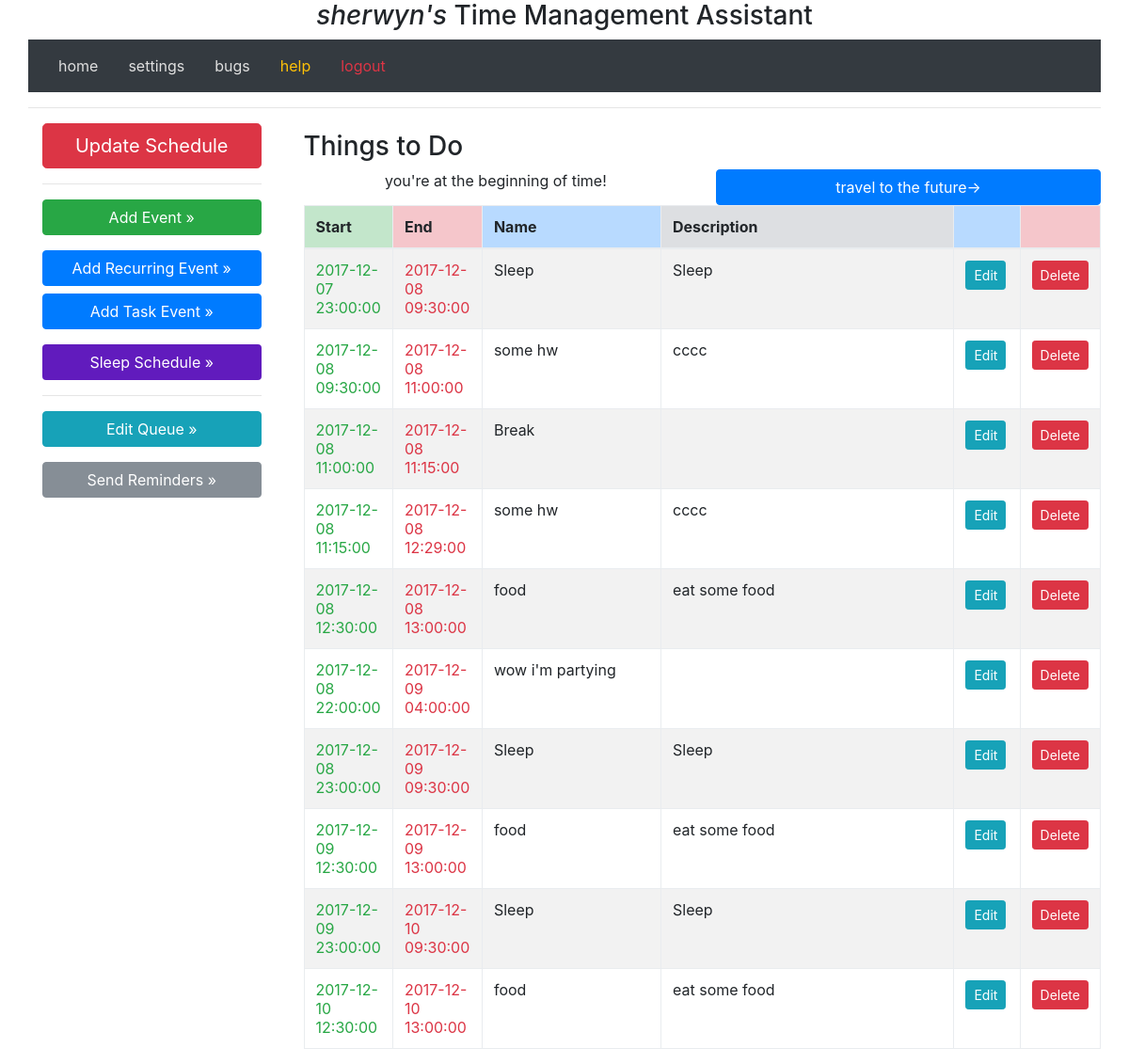
The page /index/ (signed in) on the database its author committed.
### project/models.py (models this page shows, shortened)
class User(UserMixin, db.Model):
    __tablename__ = 'users'
    id       = db.Column(db.Integer, primary_key=True, unique=True)
    nickname = db.Column(db.String(64), nullable=True, index=True, unique=False)
    email    = db.Column(db.String(256), nullable=False, unique=True)
    phone    = db.Column(db.String(256), nullable=True,index=True, unique=False)
    cellphone_provider = db.Column(db.String(256), nullable=True, index=True, unique=False)
    reminder_frequency = db.Column(db.Time, nullable=True, index=True, unique=False)
    last_reminder = db.Column(db.DateTime, nullable=True, index=True, unique=False)
    events  = db.relationship('UserEvent', backref='author', lazy='dynamic')
    scheduleevents = db.relationship('UserScheduleEvent', backref='author', lazy='dynamic')
    @property
    def is_authenticated(self):
        return True

class UserScheduleEvent(db.Model):
    __tablename__ = 'scheduleevents'
    user_id = db.Column(db.Integer, db.ForeignKey('users.id'))
    id = db.Column(db.Integer, primary_key=True)
    name = db.Column(db.String(128), nullable=True, index=True, unique=False)
    desc = db.Column(db.String(1024), nullable=True, index=True, unique=False)
    extra_info = db.Column(db.String(1024), nullable=True, index=True, unique=False)
    start = db.Column(db.DateTime)
    end = db.Column(db.DateTime)

### project/views.py (the view)
@app.route('/', methods=['GET', 'POST'])
@app.route('/index/', methods=['GET', 'POST'])
@app.route('/index/<int:page>', methods=['GET', 'POST'])
def index(page=1):
    if current_user.is_authenticated:
        schedule_events = current_user.scheduleevents.filter(UserScheduleEvent.end >= datetime.datetime.today()).order_by(UserScheduleEvent.start).paginate(page, EVENTS_PER_PAGE, False)
        return render_template('index.html', todolist=schedule_events)
    else:
        return render_template('index.html')

### project/views.py (called while the page is built)
@login_manager.user_loader
def load_user(id):
    return User.query.get(int(id))

### project/templates/index.html (shortened to what this page needs)
{% extends "base.html" %}
{% block content %}
    {% if current_user.is_authenticated %}
        <div class="row">
            <div class="col-sm-3 rounded">
                <div class="container-fluid">
                <nav class="hidden-xs-down bg-faded sidebar">
                    <div>
                        <a class="btn btn-lg btn-danger btn-block" href="{{ url_for('update_schedule') }}" role="button">Update Schedule</a>
                        <hr/>
                        <a class="btn btn-xs btn-success btn-block" href="{{ url_for('add_event', event_type='regular') }}"   role="button">Add Event &raquo;</a></p>
                        <a class="btn btn-xs btn-primary btn-block" href="{{ url_for('add_event', event_type='recurring') }}" role="button">Add Recurring Event &raquo;
                        <a class="btn btn-xs btn-primary btn-block" href="{{ url_for('add_event', event_type='task') }}"      role="button">Add Task Event &raquo;</a></p>
                        <a class="btn btn-xs btn-sample  btn-block" href="{{ url_for('add_event', event_type='sleep') }}"     role="button">Sleep Schedule &raquo;</a></p>
                        <hr/>
                        <a class="btn btn-info btn-block" href="{{ url_for('edit_queue') }} " role="button">Edit Queue &raquo;</a></p>
                        <a class="btn btn-secondary btn-block" href="{{ url_for('send_reminders') }}" role="button">Send Reminders &raquo;</a></p>
                    </div>
                </nav>
                </div>
            </div>
            <main class="col-sm-9 wrapper">
                <div class="container-fluid">
                        <div class="row"><h4></h4></div>
                    </div>
                    <div class="row">
                        <div class='col-md-12'>
                            <h3>Things to Do</h3>
                            {% include 'todolist.html' %}
                        </div>
                    </div>
                </div>
        </div>
    {% else %}
        <div class='jumbotron'>
            <h1 class="display-3">Welcome to your new Time Management Assistant.</h2>
            <p>Login with Google</p>
            <p><a class="btn btn-success btn-lg" href="{{ url_for('login') }}">login &raquo;</a></p>
        </div>
    {% endif %}
{% endblock %}

### project/templates/base.html (shortened to what this page needs)
<html>
    <head>
        <link href="/static/css/bootstrap.min.css" rel="stylesheet" media="screen">
        <link href="/static/css/custom.css" rel="stylesheet" media="screen">
    </head>
    <body>
        <div class="container">
            <center><h3>{% if current_user.is_authenticated %}<span class="font-italic">{{ current_user.nickname }}'s </span>{% endif %}<span class="font-bold">Time Management Assistant</span></h3></center>
            <nav class="navbar navbar-expand-lg navbar-light bg-dark">
                <a class='nav-link' href="{{ url_for('index') }}">home</a>
                {% if current_user.is_authenticated %}
                <a class='nav-link' href="{{ url_for('edit') }}">settings</a>
                {% endif %}
                <a class='nav-link' href="https://gitreports.com/issue/ika-musuko/tma/">bugs</a>
                <a class='nav-link' href="{{ url_for('help') }}"><span class="text-warning">help</span></a>
                {% if current_user.is_authenticated %}
                <a class='nav-link' href="{{ url_for('logout') }}"><span class="text-danger">logout</span></a>
                {% else %}
                <a class='nav-link' href="{{ url_for('login') }}"><span class="text-success">login</span></a>
                {% endif %}
            </nav>
        <hr>
        <div class="container">
            <div class="content">
                {% block content %}
                {% endblock %}
            </div>
        </div>
    </body>
</html>

### project/templates/todolist.html
{% if todolist.items|length < 1 %}
<p>Nothing to do!</p>
{% else %}
<table class="table table-striped table-bordered">
    <thead>
        <th class="table-success">Start</th>
        <th class="table-danger" >End</th>
        <th class="table-primary"   >Name</th>
        <th class="table-secondary"   >Description</th>
        <th class="table-primary"   ></th>
        <th class="table-danger"   ></th>
    </thead>
    <center>
        <div class="row">
            <div class="col-sm">
                {% if todolist.has_prev %}
                    <a class=" btn btn-danger btn-space btn-block" role="button" href="{{ url_for('index', page=todolist.prev_num) }}">←go back in time</a>
                {% else %}
                <div>you're at the beginning of time!</div>
                {% endif %}
            </div>
            <div class="col-sm">
                {% if todolist.has_next %}
                    <a class="btn btn-primary btn-space btn-block" role="button" href="{{ url_for('index', page=todolist.next_num) }}">travel to the future→</a>
                {% else %}
                    <div>we're not that good at predicting the future...</div>
                {% endif %}
            </div>
        </div>
    </center>
    <tbody data-link="row">
        {% for e in todolist.items %}
        <tr>
            <td class="col-sm-1 text-success">{{ e.start.replace(microsecond=0).replace(second=0) }}</td>
            <td class="col-sm-1 text-danger">{{ e.end.replace(microsecond=0).replace(second=0) }}</td>
            <td class="col-sm-3">{{ e.name }}</td>
            <td class="col-sm-5">{{ e.desc }}</td>
            <td class="col-sm-1"><a href="{{ url_for('edit_schedule_event', id=e.id) }}" class="btn-sm btn btn-info" role="button">Edit</a></td>
            <td class="col-sm-1"><a href="{{ url_for('delete_schedule_event', id=e.id) }}" class="btn-sm btn btn-danger" role="button">Delete</a></td>
        </tr>
        {% endfor %}
    </tbody>
</table>
{% endif %}

### project/static/css/custom.css (style rules this page uses)
.content { padding: 0px 0px; }
.container { border-radius: 6px; padding: 0px; }
.navbar a:link { color: #dfdfdf; text-decoration: none; }
.sidebar { padding-left: 0; padding-right: 0; }
.btn-sample { color: #ffffff; background-color: #611BBD; }

### rows shown on the page
User: nickname "sherwyn"
UserScheduleEvent: start.replace "2017-12-07 23:00:00", end.replace "2017-12-08 09:30:00", name "Sleep", desc "Sleep"
UserScheduleEvent: start.replace "2017-12-08 09:30:00", end.replace "2017-12-08 11:00:00", name "some hw", desc "cccc"
UserScheduleEvent: start.replace "2017-12-08 11:00:00", end.replace "2017-12-08 11:15:00", name "Break"
UserScheduleEvent: start.replace "2017-12-08 11:15:00", end.replace "2017-12-08 12:29:00", name "some hw", desc "cccc"
UserScheduleEvent: start.replace "2017-12-08 12:30:00", end.replace "2017-12-08 13:00:00", name "food", desc "eat some food"
UserScheduleEvent: start.replace "2017-12-08 22:00:00", end.replace "2017-12-09 04:00:00", name "wow i'm partying"
UserScheduleEvent: start.replace "2017-12-08 23:00:00", end.replace "2017-12-09 09:30:00", name "Sleep", desc "Sleep"
UserScheduleEvent: start.replace "2017-12-09 12:30:00", end.replace "2017-12-09 13:00:00", name "food", desc "eat some food"
UserScheduleEvent: start.replace "2017-12-09 23:00:00", end.replace "2017-12-10 09:30:00", name "Sleep", desc "Sleep"
UserScheduleEvent: start.replace "2017-12-10 12:30:00", end.replace "2017-12-10 13:00:00", name "food", desc "eat some food"
